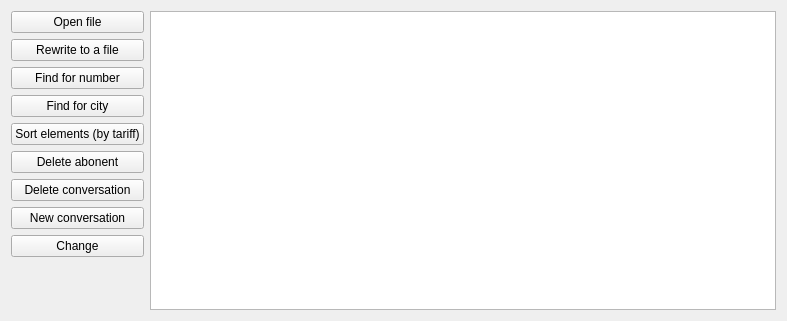
<?xml version="1.0" encoding="UTF-8"?>
<ui version="4.0">
 <class>var1task1</class>
 <widget class="QWidget" name="var1task1">
  <property name="geometry">
   <rect>
    <x>0</x>
    <y>0</y>
    <width>787</width>
    <height>321</height>
   </rect>
  </property>
  <property name="windowTitle">
   <string>Form</string>
  </property>
  <layout class="QVBoxLayout" name="verticalLayout_2">
   <item>
    <layout class="QHBoxLayout" name="horizontalLayout">
     <item>
      <layout class="QVBoxLayout" name="verticalLayout">
       <item>
        <widget class="QPushButton" name="OpenBtn">
         <property name="text">
          <string>Open file</string>
         </property>
        </widget>
       </item>
       <item>
        <widget class="QPushButton" name="RewrFileBtn">
         <property name="text">
          <string>Rewrite to a file</string>
         </property>
        </widget>
       </item>
       <item>
        <widget class="QPushButton" name="NumbFindBtn">
         <property name="text">
          <string>Find for number</string>
         </property>
        </widget>
       </item>
       <item>
        <widget class="QPushButton" name="CityFindBtn">
         <property name="text">
          <string>Find for city</string>
         </property>
        </widget>
       </item>
       <item>
        <widget class="QPushButton" name="SortBtn">
         <property name="text">
          <string>Sort elements (by tariff)</string>
         </property>
        </widget>
       </item>
       <item>
        <widget class="QPushButton" name="DelAbBtn">
         <property name="text">
          <string>Delete abonent</string>
         </property>
        </widget>
       </item>
       <item>
        <widget class="QPushButton" name="DeleteConvBtn">
         <property name="text">
          <string>Delete conversation</string>
         </property>
        </widget>
       </item>
       <item>
        <widget class="QPushButton" name="NewConvBtn">
         <property name="text">
          <string>New conversation</string>
         </property>
        </widget>
       </item>
       <item>
        <widget class="QPushButton" name="ChangeBtn">
         <property name="text">
          <string>Change</string>
         </property>
        </widget>
       </item>
       <item>
        <spacer name="verticalSpacer">
         <property name="orientation">
          <enum>Qt::Vertical</enum>
         </property>
         <property name="sizeHint" stdset="0">
          <size>
           <width>20</width>
           <height>40</height>
          </size>
         </property>
        </spacer>
       </item>
      </layout>
     </item>
     <item>
      <widget class="QTableWidget" name="tableWidget"/>
     </item>
    </layout>
   </item>
  </layout>
 </widget>
 <resources/>
 <connections/>
</ui>
